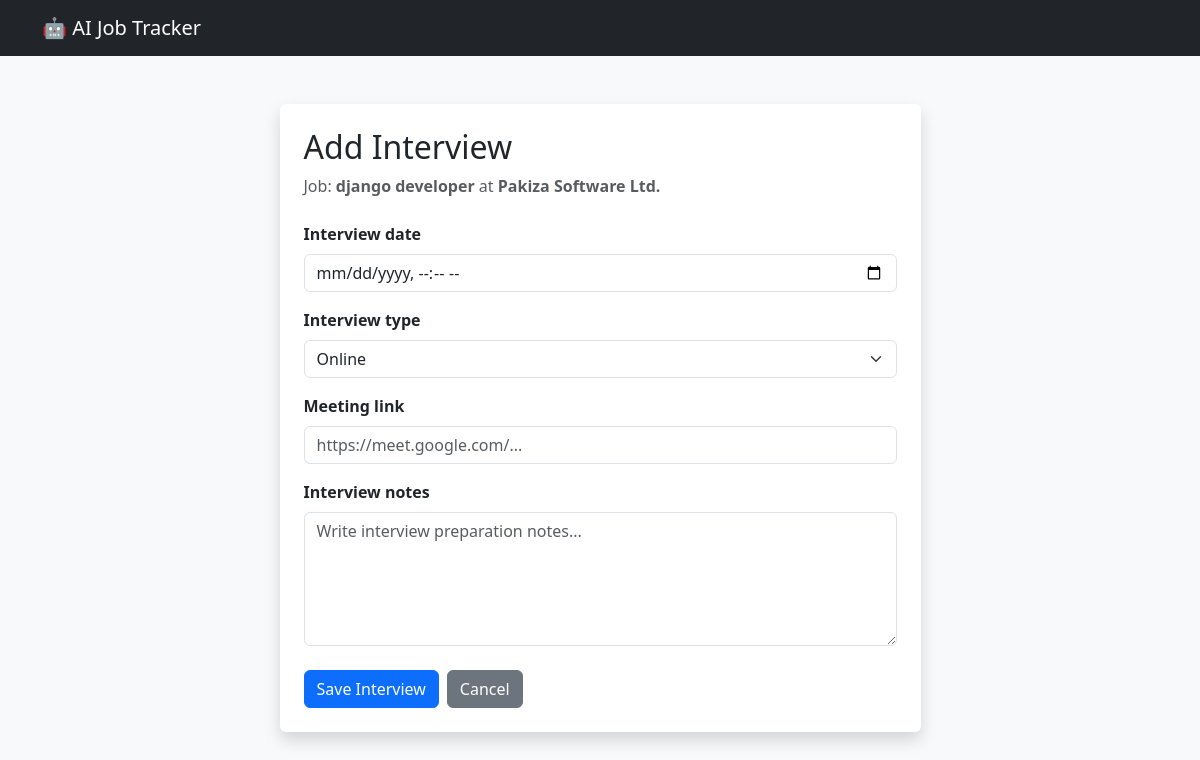
Page /applications/2/interview/add/ (signed in) on the committed database.
### jobs/models.py (models this page shows, shortened)
class JobApplication(models.Model):
    STATUS_CHOICES = [
        ('wishlist', 'Wishlist'),
        ('applied', 'Applied'),
        ('screening', 'Screening'),
        ('interview', 'Interview'),
        ('selected', 'Selected'),
        ('rejected', 'Rejected'),
    ]
    user = models.ForeignKey(
        User,
        on_delete=models.CASCADE,
        related_name='job_applications'
    )
    job_title = models.CharField(
        max_length=200
    )
    company_name = models.CharField(
        max_length=200
    )
    job_description = models.TextField(
        blank=True,
        null=True
    )
    location = models.CharField(
        max_length=200,
        blank=True,
        null=True
    )
    salary = models.DecimalField(
        max_digits=12,
        decimal_places=2,
        blank=True,
        null=True
    )
    job_url = models.URLField(
        blank=True,
        null=True
    )
    application_date = models.DateField(
        blank=True,
        null=True
    )
    status = models.CharField(
        max_length=20,
        choices=STATUS_CHOICES,
        default='wishlist'
    )
    category = models.CharField(
        max_length=100,
        blank=True,
        null=True
    )
    tags = models.CharField(
        max_length=500,
        blank=True,
        null=True
    )
    notes = models.TextField(
        blank=True,
        null=True
    )
    created_at = models.DateTimeField(
        auto_now_add=True
    )
    updated_at = models.DateTimeField(
        auto_now=True
    )
    class Meta:
        ordering = ['-created_at']
        verbose_name = 'Job Application'
        verbose_name_plural = 'Job Applications'

### jobs/views.py (the view)
@login_required
def interview_create(
    request,
    application_id
):
    application = get_object_or_404(
        JobApplication,
        pk=application_id,
        user=request.user
    )
    if request.method == "POST":
        form = InterviewForm(
            request.POST
        )
        if form.is_valid():
            interview = form.save(
                commit=False
            )
            interview.application = application
            interview.save()
            messages.success(
                request,
                "Interview added successfully!"
            )
            return redirect(
                "application_detail",
                pk=application.pk
            )
    else:
        form = InterviewForm()
    context = {
        "form": form,
        "application": application,
        "title": "Add Interview",
    }
    return render(
        request,
        "jobs/interview_form.html",
        context
    )

### jobs/forms.py (shortened to what this page needs)
class InterviewForm(forms.ModelForm):
    class Meta:
        model = Interview
        fields = [
            'interview_date',
            'interview_type',
            'meeting_link',
            'interview_notes',
        ]
        widgets = {
            'interview_date': forms.DateTimeInput(
                attrs={
                    'class': 'form-control',
                    'type': 'datetime-local'
                }
            ),
            'interview_type': forms.Select(
                attrs={
                    'class': 'form-select'
                }
            ),
            'meeting_link': forms.URLInput(
                attrs={
                    'class': 'form-control',
                    'placeholder': (
                        'https://meet.google.com/...'
                    )
                }
            ),
            'interview_notes': forms.Textarea(
                attrs={
                    'class': 'form-control',
                    'rows': 5,
                    'placeholder': (
                        'Write interview preparation notes...'
                    )
                }
            ),
        }

### templates/jobs/interview_form.html (shortened to what this page needs)
<!DOCTYPE html>
<html lang="en">
<head>
    <link
        href="https://cdn.jsdelivr.net/npm/bootstrap@5.3.3/dist/css/bootstrap.min.css"
        rel="stylesheet"
    >
</head>
<body class="bg-light">
<nav class="navbar navbar-dark bg-dark">
    <div class="container">
        <a
            href="{% url 'dashboard' %}"
            class="navbar-brand"
        >
            🤖 AI Job Tracker
        </a>
    </div>
</nav>
<div class="container py-5">
    <div class="row justify-content-center">
        <div class="col-lg-7">
            <div class="card shadow border-0">
                <div class="card-body p-4">
                    <h2 class="mb-2">
                        {{ title }}
                    </h2>
                    <p class="text-muted mb-4">
                        Job:
                        <strong>
                            {{ application.job_title }}
                        </strong>
                        at
                        <strong>
                            {{ application.company_name }}
                        </strong>
                    </p>
                    <form method="POST">
                        {% for field in form %}
                            <div class="mb-3">
                                <label class="form-label fw-semibold">
                                    {{ field.label }}
                                </label>
                                {{ field }}
                            </div>
                        {% endfor %}
                        <div class="d-flex gap-2 mt-4">
                            <button
                                type="submit"
                                class="btn btn-primary"
                            >
                                Save Interview
                            </button>
                            <a
                                href="{% url 'application_detail' application.pk %}"
                                class="btn btn-secondary"
                            >
                                Cancel
                            </a>
                        </div>
                    </form>
                </div>
            </div>
        </div>
    </div>
</div>
</body>
</html>

### rows in the picture
JobApplication: job_title "django developer", company_name "Pakiza Software Ltd."

### other values in the picture
{{ title }} "Add Interview"
{{ field.label }} "Interview date" "Interview type" "Meeting link" "Interview notes"
